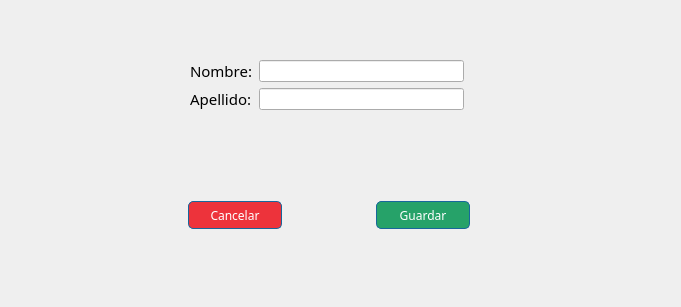
<?xml version="1.0" encoding="UTF-8"?>
<ui version="4.0">
 <class>Dialog</class>
 <widget class="QDialog" name="Dialog">
  <property name="geometry">
   <rect>
    <x>0</x>
    <y>0</y>
    <width>681</width>
    <height>307</height>
   </rect>
  </property>
  <property name="windowTitle">
   <string>Dialog</string>
  </property>
  <widget class="QWidget" name="widget" native="true">
   <property name="geometry">
    <rect>
     <x>190</x>
     <y>60</y>
     <width>274</width>
     <height>81</height>
    </rect>
   </property>
   <layout class="QFormLayout" name="formLayout">
    <item row="0" column="0">
     <widget class="QLabel" name="label_2">
      <property name="font">
       <font>
        <family>Lucida Bright</family>
        <pointsize>11</pointsize>
        <italic>false</italic>
        <bold>false</bold>
       </font>
      </property>
      <property name="text">
       <string>Nombre:</string>
      </property>
     </widget>
    </item>
    <item row="0" column="1">
     <widget class="QLineEdit" name="lineEdit"/>
    </item>
    <item row="1" column="0">
     <widget class="QLabel" name="label_3">
      <property name="font">
       <font>
        <family>Lucida Bright</family>
        <pointsize>11</pointsize>
        <italic>false</italic>
        <bold>false</bold>
       </font>
      </property>
      <property name="text">
       <string>Apellido:</string>
      </property>
     </widget>
    </item>
    <item row="1" column="1">
     <widget class="QLineEdit" name="lineEdit_2"/>
    </item>
   </layout>
  </widget>
  <widget class="QWidget" name="widget_4" native="true">
   <property name="geometry">
    <rect>
     <x>100</x>
     <y>190</y>
     <width>458</width>
     <height>50</height>
    </rect>
   </property>
   <layout class="QHBoxLayout" name="horizontalLayout_3">
    <item>
     <spacer name="horizontalSpacer_5">
      <property name="orientation">
       <enum>Qt::Horizontal</enum>
      </property>
      <property name="sizeHint" stdset="0">
       <size>
        <width>40</width>
        <height>20</height>
       </size>
      </property>
     </spacer>
    </item>
    <item>
     <widget class="QPushButton" name="Cancelar">
      <property name="minimumSize">
       <size>
        <width>94</width>
        <height>28</height>
       </size>
      </property>
      <property name="font">
       <font>
        <family>Lucida Bright</family>
       </font>
      </property>
      <property name="styleSheet">
       <string notr="true">border: 1px solid rgb(24, 103, 155);
border-radius: 5px;
background-color: rgb(237, 51, 59);
color: white;</string>
      </property>
      <property name="text">
       <string>Cancelar</string>
      </property>
     </widget>
    </item>
    <item>
     <spacer name="horizontalSpacer_6">
      <property name="orientation">
       <enum>Qt::Horizontal</enum>
      </property>
      <property name="sizeHint" stdset="0">
       <size>
        <width>40</width>
        <height>20</height>
       </size>
      </property>
     </spacer>
    </item>
    <item>
     <widget class="QPushButton" name="Guardar">
      <property name="minimumSize">
       <size>
        <width>94</width>
        <height>28</height>
       </size>
      </property>
      <property name="font">
       <font>
        <family>Lucida Bright</family>
        <italic>false</italic>
       </font>
      </property>
      <property name="styleSheet">
       <string notr="true">border: 1px solid rgb(24, 103, 155);
border-radius: 5px;
background-color: rgb(38, 162, 105);
color: white;
</string>
      </property>
      <property name="text">
       <string>Guardar</string>
      </property>
     </widget>
    </item>
    <item>
     <spacer name="horizontalSpacer_7">
      <property name="orientation">
       <enum>Qt::Horizontal</enum>
      </property>
      <property name="sizeHint" stdset="0">
       <size>
        <width>40</width>
        <height>20</height>
       </size>
      </property>
     </spacer>
    </item>
   </layout>
  </widget>
 </widget>
 <resources/>
 <connections/>
</ui>
